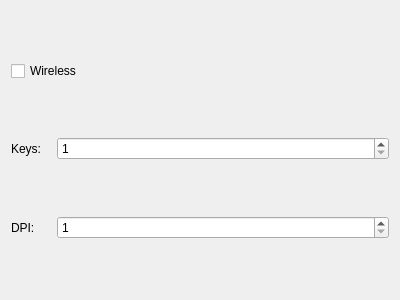
<?xml version="1.0" encoding="UTF-8"?>
<ui version="4.0">
 <class>AddNewMouseWidget</class>
 <widget class="QWidget" name="AddNewMouseWidget">
  <property name="geometry">
   <rect>
    <x>0</x>
    <y>0</y>
    <width>400</width>
    <height>300</height>
   </rect>
  </property>
  <property name="windowTitle">
   <string>Form</string>
  </property>
  <layout class="QVBoxLayout" name="verticalLayout">
   <item>
    <widget class="QCheckBox" name="chbWireless">
     <property name="text">
      <string>Wireless</string>
     </property>
    </widget>
   </item>
   <item>
    <layout class="QHBoxLayout" name="horizontalLayout_2">
     <item>
      <widget class="QLabel" name="lbKeys">
       <property name="minimumSize">
        <size>
         <width>40</width>
         <height>0</height>
        </size>
       </property>
       <property name="maximumSize">
        <size>
         <width>40</width>
         <height>16777215</height>
        </size>
       </property>
       <property name="text">
        <string>Keys:</string>
       </property>
      </widget>
     </item>
     <item>
      <widget class="QSpinBox" name="sbxKeys">
       <property name="minimum">
        <number>1</number>
       </property>
       <property name="maximum">
        <number>20</number>
       </property>
      </widget>
     </item>
    </layout>
   </item>
   <item>
    <layout class="QHBoxLayout" name="horizontalLayout_3">
     <item>
      <widget class="QLabel" name="lbDPI">
       <property name="minimumSize">
        <size>
         <width>40</width>
         <height>0</height>
        </size>
       </property>
       <property name="maximumSize">
        <size>
         <width>40</width>
         <height>16777215</height>
        </size>
       </property>
       <property name="text">
        <string>DPI:</string>
       </property>
      </widget>
     </item>
     <item>
      <widget class="QSpinBox" name="sbxDPI">
       <property name="minimum">
        <number>1</number>
       </property>
       <property name="maximum">
        <number>50000</number>
       </property>
      </widget>
     </item>
    </layout>
   </item>
  </layout>
 </widget>
 <resources/>
 <connections/>
</ui>
